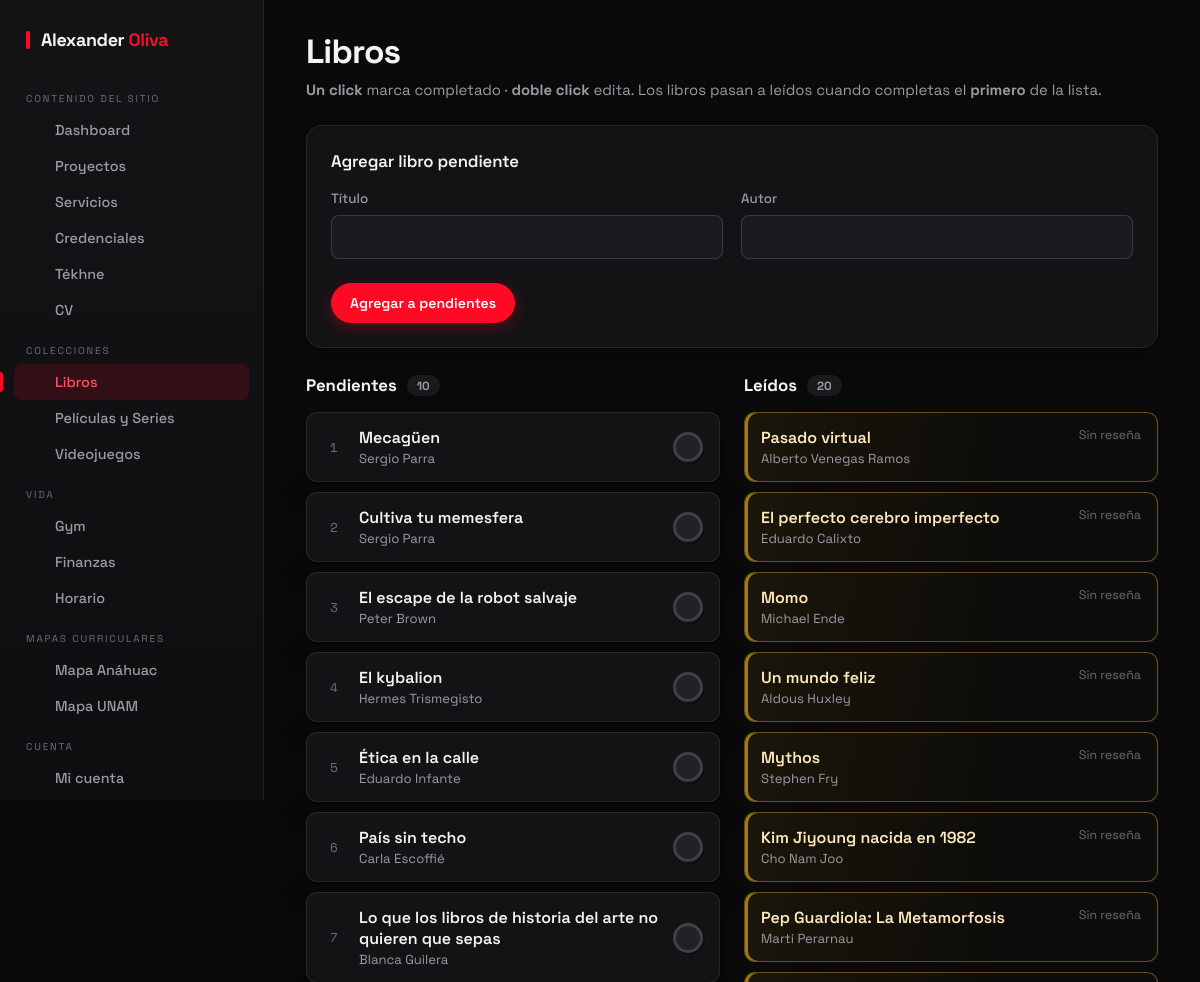
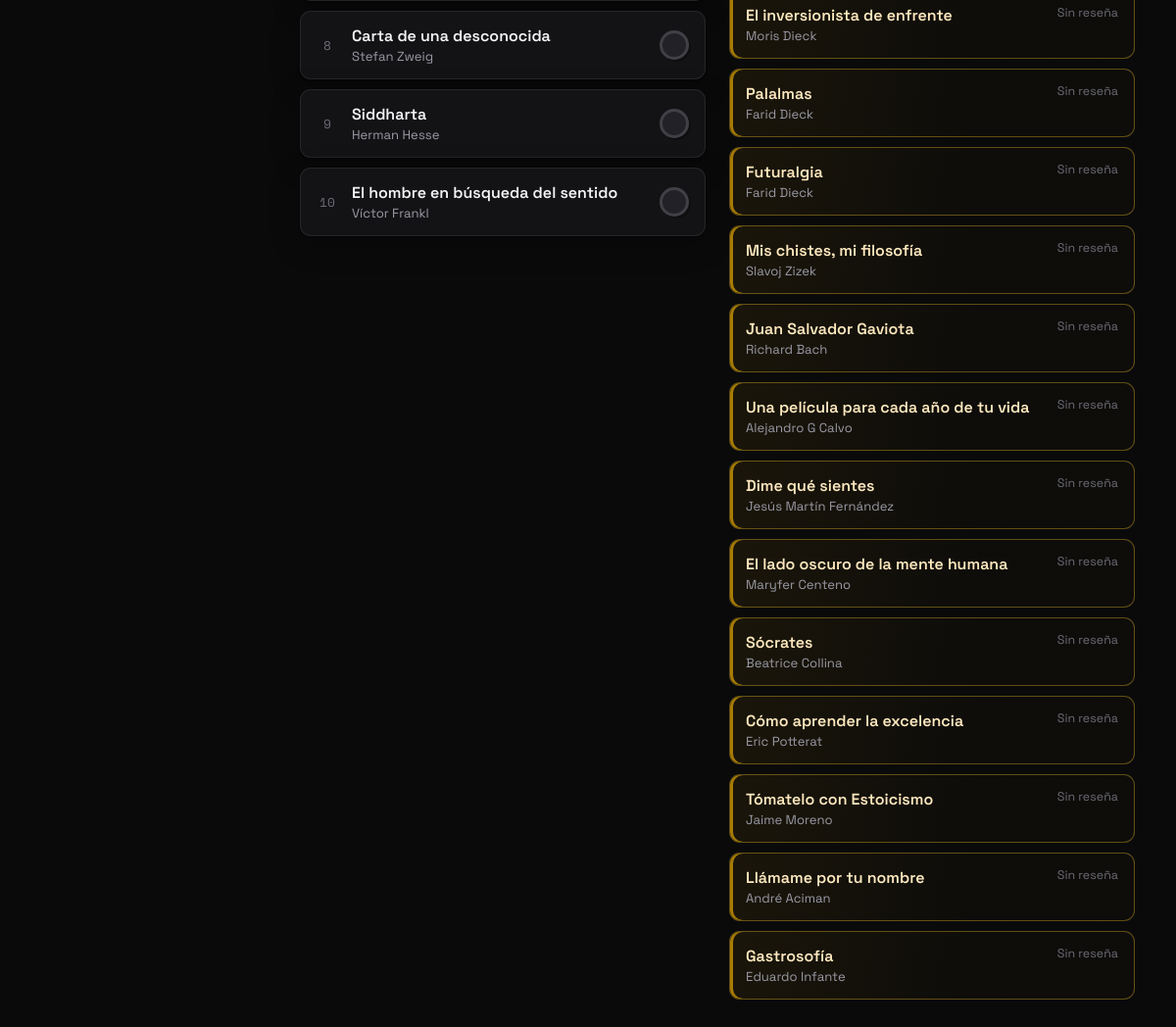
The app's page /admin/libros (signed in) with its own data (2 pictures, top to bottom).
### tables this page shows
CREATE TABLE libros (
    id          INT AUTO_INCREMENT PRIMARY KEY,
    titulo      VARCHAR(160) NOT NULL,
    autor       VARCHAR(120) NOT NULL,
    estado      ENUM('pendiente','leido') NOT NULL DEFAULT 'pendiente',
    completado  TINYINT(1)   NOT NULL DEFAULT 0,
    posicion    INT          NOT NULL DEFAULT 0,
    estrellas   DECIMAL(2,1) NULL,
    comentario  TEXT         NULL,
    fecha_leido DATE         NULL,
    creado      TIMESTAMP    DEFAULT CURRENT_TIMESTAMP
);

### controllers/LibrosController.php (called while the page is built, shortened)
<?php
class LibrosController
{
    public static function index(Router $router)
    {
        $router->render('libros/index', [
            'titulo'     => 'Libros',
            'modulo'     => 'libros',
            'pendientes' => Libro::pendientes(),
            'leidos'     => Libro::leidos(),
        ], 'admin-layout');
    }
}

### public/index.php (called while the page is built, shortened)
<?php
$router = new Router();
$router->get('/', [PortfolioController::class, 'index']);
$router->get('/proyecto', [PortfolioController::class, 'proyecto']);
$router->get('/tekhne', [PortfolioController::class, 'blog']);
$router->get('/tekhne/entrada', [PortfolioController::class, 'articulo']);
$router->get('/login',  [AuthController::class, 'login']);
$router->post('/login', [AuthController::class, 'login']);
$router->post('/logout', [AuthController::class, 'logout']);
$router->get('/admin', [AdminController::class, 'dashboard']);
$router->get('/admin/buscar', [AdminController::class, 'buscar']);
$router->get('/admin/cuenta', [AdminController::class, 'cuenta']);
$router->post('/admin/cuenta/guardar', [AdminController::class, 'cuentaGuardar']);
$router->get('/admin/proyectos',          [AdminController::class, 'proyectos']);
$router->post('/admin/proyectos/guardar', [AdminController::class, 'proyectoGuardar']);
$router->post('/admin/proyectos/eliminar',[AdminController::class, 'proyectoEliminar']);
$router->post('/admin/proyectos/orden',   [AdminController::class, 'proyectosOrden']);
$router->post('/admin/proyectos/imagen/subir',    [AdminController::class, 'proyectoImagenSubir']);
$router->post('/admin/proyectos/imagen/eliminar', [AdminController::class, 'proyectoImagenEliminar']);
$router->post('/admin/proyectos/imagen/orden',    [AdminController::class, 'proyectoImagenOrden']);
$router->get('/admin/servicios',          [AdminController::class, 'servicios']);
$router->post('/admin/servicios/guardar', [AdminController::class, 'servicioGuardar']);
$router->post('/admin/servicios/eliminar',[AdminController::class, 'servicioEliminar']);
$router->post('/admin/servicios/orden',   [AdminController::class, 'serviciosOrden']);
$router->get('/admin/credenciales',          [AdminController::class, 'credenciales']);
$router->post('/admin/credenciales/guardar', [AdminController::class, 'credencialGuardar']);
$router->post('/admin/credenciales/eliminar',[AdminController::class, 'credencialEliminar']);
$router->post('/admin/credenciales/orden',   [AdminController::class, 'credencialesOrden']);
$router->post('/admin/credenciales/orden-alfa',  [AdminController::class, 'credencialesOrdenAlfa']);
$router->post('/admin/credenciales/orden-crono', [AdminController::class, 'credencialesOrdenCrono']);
$router->get('/admin/blog',          [AdminController::class, 'blog']);
$router->post('/admin/blog/guardar', [AdminController::class, 'blogGuardar']);
$router->post('/admin/blog/eliminar',[AdminController::class, 'blogEliminar']);
$router->post('/admin/blog/orden',   [AdminController::class, 'blogOrden']);
$router->post('/admin/blog/subir-imagen', [AdminController::class, 'blogSubirImagen']);
$router->get('/admin/cv',       [AdminController::class, 'cv']);
$router->post('/admin/cv/subir',[AdminController::class, 'cvSubir']);
$router->get('/admin/libros',           [LibrosController::class, 'index']);
$router->post('/admin/libros/crear',    [LibrosController::class, 'crear']);
$router->post('/admin/libros/editar',   [LibrosController::class, 'editar']);
$router->post('/admin/libros/estado',   [LibrosController::class, 'estado']);
$router->post('/admin/libros/resenar',  [LibrosController::class, 'resenar']);
$router->post('/admin/libros/eliminar', [LibrosController::class, 'eliminar']);
$router->get('/admin/peliculas',           [AdminController::class, 'peliculas']);
$router->get('/admin/peliculas/watchlist', [AdminController::class, 'peliculasWatchlist']);
$router->get('/admin/peliculas/gestionar', [AdminController::class, 'peliculasGestionar']);
$router->post('/admin/peliculas/guardar',  [AdminController::class, 'peliculaGuardar']);
$router->post('/admin/peliculas/eliminar',[AdminController::class, 'peliculaEliminar']);
$router->get('/admin/videojuegos',          [VideojuegoController::class, 'index']);
$router->post('/admin/videojuegos/guardar', [VideojuegoController::class, 'guardar']);
$router->post('/admin/videojuegos/eliminar',[VideojuegoController::class, 'eliminar']);
$router->post('/admin/videojuegos/orden',   [VideojuegoController::class, 'orden']);
$router->get('/admin/gym',        [GymController::class, 'index']);
$router->post('/admin/gym/toggle',[GymController::class, 'toggle']);
$router->get('/admin/finanzas',          [FinanzasController::class, 'index']);
$router->post('/admin/finanzas/guardar', [FinanzasController::class, 'guardar']);
$router->post('/admin/finanzas/actualizar',[FinanzasController::class, 'actualizar']);
$router->post('/admin/finanzas/eliminar',[FinanzasController::class, 'eliminar']);
$router->get('/admin/horario',                  [HorarioController::class, 'index']);
$router->post('/admin/horario/materia/guardar', [HorarioController::class, 'guardarMateria']);
$router->post('/admin/horario/materia/eliminar',[HorarioController::class, 'eliminarMateria']);
$router->post('/admin/horario/bloque/guardar',  [HorarioController::class, 'guardarBloque']);
$router->post('/admin/horario/bloque/eliminar', [HorarioController::class, 'eliminarBloque']);
$router->post('/admin/horario/criterios/guardar', [HorarioController::class, 'guardarCriterios']);
$router->get('/admin/anahuac', [CurriculumController::class, 'anahuac']);
$router->get('/admin/unam',    [CurriculumController::class, 'unam']);
$router->post('/admin/curriculum/estado', [CurriculumController::class, 'estado']);
$router->comprobarRutas();

### models/ActiveRecord.php (called while the page is built, shortened)
<?php
class ActiveRecord {
    protected static $db;
    public static function setDB($database) {
        self::$db = $database;
    }
    public static function consultarSQL($query) {
        $resultado = self::$db->query($query);
        $array = [];
        while($registro = $resultado->fetch_assoc()) {
            $array[] = static::crearObjeto($registro);
        }
        return $array;
    }
    protected static function crearObjeto($registro) {
        $objeto = new static;
        foreach($registro as $key => $value ) {
            if(property_exists( $objeto, $key  )) {
                $objeto->$key = $value;
            }
        }
        return $objeto;
    }
}

### models/Libro.php (called while the page is built, shortened)
<?php
class Libro extends ActiveRecord {
    protected static $tabla = 'libros';
    public function __construct($args = []) {
        $this->estrellas   = $args['estrellas']   ?? null;
    }
    public static function pendientes() {
        return self::consultarSQL("SELECT * FROM " . static::$tabla . " WHERE estado = 'pendiente' ORDER BY posicion ASC, id ASC");
    }
    public static function leidos() {
        return self::consultarSQL("SELECT * FROM " . static::$tabla . " WHERE estado = 'leido' ORDER BY posicion ASC, id ASC");
    }
}

### views/libros/index.php (the view, shortened to what this page needs)
<div class="admin-head">
    <div>
        <h1>Libros</h1>
        <p><strong>Un click</strong> marca completado · <strong>doble click</strong> edita. Los libros pasan a leídos cuando completas el <strong>primero</strong> de la lista.</p>
    </div>
</div>
<div class="card">
    <h2>Agregar libro pendiente</h2>
    <form method="POST" action="/admin/libros/crear">
        <div class="form-grid">
            <label class="campo"><span>Título</span><input type="text" name="titulo" required></label>
            <label class="campo"><span>Autor</span><input type="text" name="autor"></label>
        </div>
        <div class="form-actions"><button class="btn btn--primary">Agregar a pendientes</button></div>
    </form>
</div>
<div class="libros-cols">
    <section class="libros-col">
        <h2>Pendientes <span class="conteo"><?php echo count($pendientes); ?></span></h2>
        <ul class="libro-lista" id="lista-pendientes">
            <?php foreach ($pendientes as $idx => $l) : ?>
                <li class="libro libro-item is-editable<?php echo $l->completado ? ' is-completado' : ''; ?>" data-id="<?php echo $l->id; ?>">
                    <span class="pos"><?php echo $idx + 1; ?></span>
                    <div class="libro-info">
                        <div class="libro-titulo"><?php echo s($l->titulo); ?></div>
                        <div class="libro-autor"><?php echo s($l->autor); ?></div>
                    </div>
                    <span class="check"><?php echo icono('ok'); ?></span>
                </li>
            <?php endforeach; ?>
        </ul>
    </section>
    <section class="libros-col">
        <h2>Leídos <span class="conteo"><?php echo count($leidos); ?></span></h2>
        <ul class="libro-lista" id="lista-leidos">
            <?php foreach ($leidos as $l) : $tiene = $l->estrellas !== null && (float)$l->estrellas > 0; ?>
                <li class="libro libro-item leido is-editable" data-id="<?php echo $l->id; ?>">
                    <div class="libro-info" style="flex:1;min-width:0">
                        <div class="leido-head" style="display:flex;justify-content:space-between;gap:12px;align-items:flex-start">
                            <div style="min-width:0">
                                <div class="libro-titulo"><?php echo s($l->titulo); ?></div>
                                <div class="libro-autor"><?php echo s($l->autor); ?></div>
                            </div>
                            <?php if ($tiene) : ?>
                                <span class="leido-stars-static" style="color:var(--c-amber);white-space:nowrap"><?php
                                    $e = (float)$l->estrellas;
                                    for ($i = 1; $i <= 5; $i++) echo $e >= $i ? '★' : ($e >= $i - 0.5 ? '⯨' : '☆');
                                    echo ' <span style="font-family:var(--mono);font-size:.78rem;color:var(--muted)">' . number_format($e,1) . '</span>';
                                ?></span>
                            <?php else : ?><span class="sin-resena" style="font-size:.78rem;color:var(--muted-2)">Sin reseña</span><?php endif; ?>
                        </div>
                    </div>
                </li>
            <?php endforeach; ?>
        </ul>
    </section>
</div>

### includes/funciones.php (shortened to what this page needs)
<?php
function s($html = '') : string {
    return htmlspecialchars($html ?? '');
}
function icono(string $n) : string {
    $inner = $p[$n] ?? '';
    return '<svg class="ico" viewBox="0 0 24 24" fill="none" stroke="currentColor" stroke-width="1.9" stroke-linecap="round" stroke-linejoin="round">' . $inner . '</svg>';
}

### public/build/css/admin.css (style rules this page uses)
* { box-sizing:border-box }
body { margin:0;font-family:var(--font);background:var(--bg);color:var(--text);-webkit-font-smoothing:antialiased;text-rendering:optimizeLegibility }
* { scrollbar-width:thin;scrollbar-color:var(--line-2) rgba(0,0,0,0) }
html,body { max-width:100%;overflow-x:clip }
.admin-main,.card,.card-head,.form-grid,.admin-head { min-width:0 }
.admin-nav a .ico { width:18px;text-align:center;opacity:.95;font-size:.95em }
.admin-head { display:flex;align-items:center;justify-content:space-between;flex-wrap:wrap;gap:14px;margin-bottom:26px }
.admin-head h1 { margin:0;font-size:clamp(1.5rem,3vw,2.1rem);font-weight:700;letter-spacing:-0.025em }
.admin-head p { margin:7px 0 0;color:var(--muted);font-size:.93rem }
.btn { display:inline-flex;align-items:center;justify-content:center;gap:8px;padding:10px 18px;border-radius:999px;border:1px solid var(--line-2);background:var(--surface-2);color:var(--text);font:inherit;font-weight:600;font-size:.88rem;cursor:pointer;white-space:nowrap;transition:transform .12s,background .16s,border-color .16s,box-shadow .16s,opacity .16s }
.btn--primary { background:var(--accent);color:var(--accent-fg);border-color:var(--accent);box-shadow:0 4px 16px rgba(255,10,36,.28) }
.card { background:var(--surface);border:1px solid var(--line);border-radius:var(--radius);padding:24px;box-shadow:var(--shadow) }
.card h2 { margin:0 0 18px;font-size:1.05rem;font-weight:600;letter-spacing:-0.01em }
.form-grid { display:grid;grid-template-columns:repeat(2, 1fr);gap:18px }
.campo { display:flex;flex-direction:column;gap:8px;font-size:.84rem }
.campo>span { color:var(--muted);font-weight:500 }
.campo input,.campo select,.campo textarea { background:var(--surface-2);border:1px solid var(--line-2);color:var(--text);border-radius:var(--radius-xs);padding:12px 14px;font:inherit;font-size:.92rem;transition:border-color .16s,box-shadow .16s,background .16s }
.campo input::placeholder,.campo textarea::placeholder { color:var(--muted-2) }
.form-actions { display:flex;gap:12px;margin-top:24px;flex-wrap:wrap }
.libros-cols { display:grid;grid-template-columns:1fr 1fr;gap:24px }
.libros-col h2 { display:flex;align-items:center;gap:10px;font-size:1.05rem;margin:0 0 4px }
.libros-col .conteo { font-size:.74rem;color:var(--muted);background:var(--surface-2);padding:3px 10px;border-radius:999px }
.libro-lista { list-style:none;margin:16px 0 0;padding:0;display:flex;flex-direction:column;gap:10px }
.libro { background:var(--surface);border:1px solid var(--line);border-radius:var(--radius-sm);padding:14px 16px;display:flex;align-items:center;gap:14px;position:relative;box-shadow:var(--shadow) }
.libro.is-editable { cursor:pointer;transition:border-color .16s,transform .12s }
.libro .pos { font-family:var(--mono);font-size:.8rem;color:var(--muted-2);width:22px;text-align:center }
.libro .libro-info { flex:1;min-width:0 }
.libro .libro-titulo { font-weight:600 }
.libro .libro-autor { font-size:.82rem;color:var(--muted);margin-top:2px }
.libro .check { width:26px;height:26px;border-radius:50%;border:2px solid var(--line-2);display:grid;place-items:center;font-size:14px;line-height:1;color:rgba(0,0,0,0);flex:none;transition:transform .2s cubic-bezier(0.34, 1.56, 0.64, 1),background .2s,border-color .2s,box-shadow .2s }
.ico { width:18px;height:18px;flex:none;vertical-align:-3px }
.admin-nav a .ico,.admin-logout .ico { width:18px;height:18px;flex:none;opacity:.9 }
.admin-nav a.is-active .ico { opacity:1 }
.libros-cols { margin-top:26px }
.leido { flex-direction:column;align-items:stretch;cursor:pointer;gap:6px }
.leido .leido-head { display:flex;align-items:center;justify-content:space-between;gap:12px }
.leido .sin-resena { font-size:.8rem;color:var(--muted-2) }
.libro.leido { border-color:color-mix(in srgb, var(--c-amber) 30%, var(--line));background:linear-gradient(100deg, rgba(245, 180, 0, 0.07), rgba(245, 180, 0, 0.02) 60%);box-shadow:inset 3px 0 0 0 color-mix(in srgb, var(--c-amber) 65%, transparent) }
.libro.leido .libro-titulo { color:#ffe9bf }
.libro .check .ico { width:15px;height:15px }
.libro .check { width:30px;height:30px;border-radius:50%;border:3px solid var(--line-2);background:var(--surface-3);color:rgba(0,0,0,0);font-size:15px;font-weight:900;box-shadow:2px 2px 0 rgba(0,0,0,.25);transition:transform .18s cubic-bezier(0.34, 1.8, 0.6, 1),background .18s,border-color .18s,color .18s }

### records on screen
libros: titulo "Mecagüen", autor "Sergio Parra"
libros: titulo "Cultiva tu memesfera", autor "Sergio Parra"
libros: titulo "El escape de la robot salvaje", autor "Peter Brown"
libros: titulo "El kybalion", autor "Hermes Trismegisto"
libros: titulo "Ética en la calle", autor "Eduardo Infante"
libros: titulo "País sin techo", autor "Carla Escoffié"
libros: titulo "Lo que los libros de historia del arte no quieren que sepas", autor "Blanca Guilera"
libros: titulo "Carta de una desconocida", autor "Stefan Zweig"
libros: titulo "Siddharta", autor "Herman Hesse"
libros: titulo "El hombre en búsqueda del sentido", autor "Víctor Frankl"
libros: titulo "Pasado virtual", autor "Alberto Venegas Ramos", shows "Sin reseña"
libros: titulo "El perfecto cerebro imperfecto", autor "Eduardo Calixto", shows "Sin reseña"
libros: titulo "Momo", autor "Michael Ende", shows "Sin reseña"
libros: titulo "Un mundo feliz", autor "Aldous Huxley", shows "Sin reseña"
libros: titulo "Mythos", autor "Stephen Fry", shows "Sin reseña"
libros: titulo "Kim Jiyoung nacida en 1982", autor "Cho Nam Joo", shows "Sin reseña"
libros: titulo "Pep Guardiola: La Metamorfosis", autor "Martí Perarnau", shows "Sin reseña"
libros: titulo "El inversionista de enfrente", autor "Moris Dieck", shows "Sin reseña"
libros: titulo "Palalmas", autor "Farid Dieck", shows "Sin reseña"
libros: titulo "Futuralgia", autor "Farid Dieck", shows "Sin reseña"
libros: titulo "Mis chistes, mi filosofía", autor "Slavoj Zizek", shows "Sin reseña"
libros: titulo "Juan Salvador Gaviota", autor "Richard Bach", shows "Sin reseña"
libros: titulo "Una película para cada año de tu vida", autor "Alejandro G Calvo", shows "Sin reseña"
libros: titulo "Dime qué sientes", autor "Jesús Martín Fernández", shows "Sin reseña"
libros: titulo "El lado oscuro de la mente humana", autor "Maryfer Centeno", shows "Sin reseña"
libros: titulo "Sócrates", autor "Beatrice Collina", shows "Sin reseña"
libros: titulo "Cómo aprender la excelencia", autor "Eric Potterat", shows "Sin reseña"
libros: titulo "Tómatelo con Estoicismo", autor "Jaime Moreno", shows "Sin reseña"
libros: titulo "Llámame por tu nombre", autor "André Aciman", shows "Sin reseña"
libros: titulo "Gastrosofía", autor "Eduardo Infante", shows "Sin reseña"

### other values on screen
$item['seccion'] "CONTENIDO DEL SITIO"
$item['label'] "Dashboard"
$item['label'] "Proyectos"
$item['label'] "Servicios"
$item['label'] "Credenciales"
$item['label'] "Tékhne"
$item['label'] "CV"
$item['seccion'] "COLECCIONES"
$item['label'] "Libros"
$item['label'] "Películas y Series"
$item['label'] "Videojuegos"
$item['seccion'] "VIDA"
$item['label'] "Gym"
$item['label'] "Finanzas"
$item['label'] "Horario"
